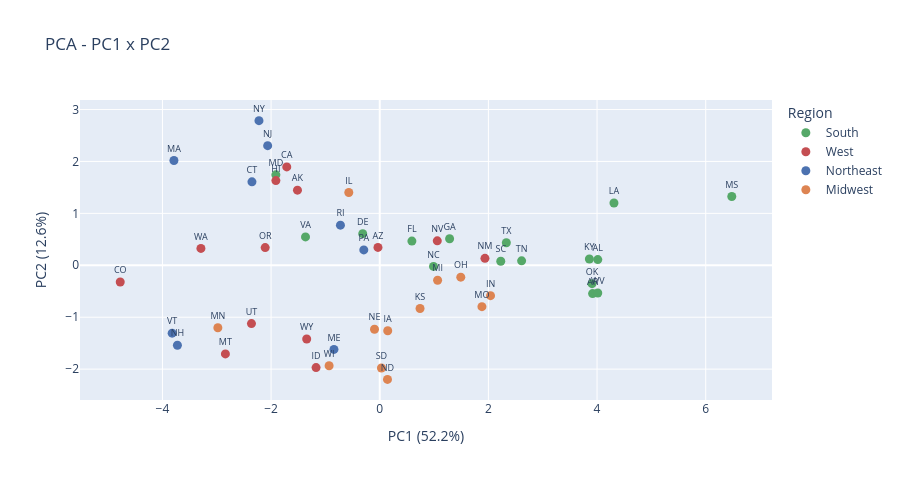

Here is the notebook cell this chart was saved with:
### Code cell
df_pca = df_state[["LocationDesc", "LocationAbbr", "Region", "Division"]].copy()
df_pca["PC1"] = X_pca[:, 0]
df_pca["PC2"] = X_pca[:, 1]
for col in ["Obesity", "NoActivity", "mediana_dochodu_gosp_dom"]:
    df_pca[col] = df_state[col].values

hover = {
    "LocationDesc": True,
    "Obesity": ":.1f",
    "NoActivity": ":.1f",
    "mediana_dochodu_gosp_dom": ":,.0f",
}

fig1 = px.scatter(
    df_pca,
    x="PC1",
    y="PC2",
    text="LocationAbbr",
    color="Region",
    color_discrete_map=PALETTE,
    hover_data=hover,
    labels={
        "PC1": f"PC1 ({explained[0]*100:.1f}%)",
        "PC2": f"PC2 ({explained[1]*100:.1f}%)",
    },
    title="PCA - PC1 x PC2",
)
fig1.update_traces(textposition="top center", textfont_size=9, marker_size=9)
fig1.update_layout(height=480)
fig1.show()

### Figure 1 — Plotly figure (JSON) as saved in the notebook; plotly's stock layout.template omitted (floating-point values rounded to 4 significant figures)
{"data": [{"customdata": [["Alabama", 36.15, 31.1, 50800.0], ["Arkansas", 37.25, 31.1, 48007], ["Delaware", 33.95, 26.7, 67490.0], ["Florida", 28.85, 26.65, 57340.0], ["Georgia", 32.8, 27.05, 60368], ["Kentucky", 36.55, 32.6, 51271], ["Louisiana", 36.35, 31.35, 49489], ["Maryland", 31.6, 23.15, 84990], ["Mississippi", 40.15, 34.85, 45250.0], ["North Carolina", 33.5, 25.1, 55598], ["Oklahoma", 35.8, 30.6, 53190.0], ["South Carolina", 34.85, 27.75, 54270.0], ["Tennessee", 35.45, 30.5, 54223], ["Texas", 34.4, 26.4, 62330.0], ["Virginia", 31.15, 23.65, 74520.0], ["West Virginia", 39.6, 29.7, 46470.0]], "hovertemplate": "Region=South<br>PC1 (52.2%)=%{x}<br>PC2 (12.6%)=%{y}<br>LocationAbbr=%{text}<br>LocationDesc=%{customdata[0]}<br>Obesity=%{customdata[1]:.1f}<br>NoActivity=%{customdata[2]:.1f}<br>mediana_dochodu_gosp_dom=%{customdata[3]:,.0f}<extra></extra>", "legendgroup": "South", "marker": {"color": "#55A868", "size": 9, "symbol": "circle"}, "mode": "markers+text", "name": "South", "orientation": "v", "showlegend": true, "text": ["AL", "AR", "DE", "FL", "GA", "KY", "LA", "MD", "MS", "NC", "OK", "SC", "TN", "TX", "VA", "WV"], "textfont": {"size": 9}, "textposition": "top center", "type": "scatter", "x": [4.013, 3.918, -0.3132, 0.5918, 1.286, 3.859, 4.311, -1.912, 6.48, 0.9895, 3.908, 2.227, 2.611, 2.33, -1.367, 4.013], "xaxis": "x", "y": [0.11, -0.5454, 0.6087, 0.4657, 0.5112, 0.1211, 1.199, 1.741, 1.325, -0.02171, -0.3533, 0.07832, 0.0858, 0.4332, 0.5464, -0.5328], "yaxis": "y"}, {"customdata": [["Alaska", 30, 20.65, 74900.0], ["Arizona", 30.45, 23.1, 60650.0], ["California", 26, 21.7, 77860.0], ["Colorado", 23.4, 17.55, 74540], ["Hawaii", 24.95, 22.15, 81657], ["Idaho", 28.95, 22.15, 58291], ["Montana", 27.6, 21.2, 56240.0], ["Nevada", 30.05, 25.4, 60961], ["New Mexico", 32, 23.8, 49557], ["Oregon", 29.45, 21.6, 65242], ["Utah", 28.5, 18, 73597], ["Washington", 28.5, 18.4, 76380], ["Wyoming", 29.35, 23.15, 63290.0]], "hovertemplate": "Region=West<br>PC1 (52.2%)=%{x}<br>PC2 (12.6%)=%{y}<br>LocationAbbr=%{text}<br>LocationDesc=%{customdata[0]}<br>Obesity=%{customdata[1]:.1f}<br>NoActivity=%{customdata[2]:.1f}<br>mediana_dochodu_gosp_dom=%{customdata[3]:,.0f}<extra></extra>", "legendgroup": "West", "marker": {"color": "#C44E52", "size": 9, "symbol": "circle"}, "mode": "markers+text", "name": "West", "orientation": "v", "showlegend": true, "text": ["AK", "AZ", "CA", "CO", "HI", "ID", "MT", "NV", "NM", "OR", "UT", "WA", "WY"], "textfont": {"size": 9}, "textposition": "top center", "type": "scatter", "x": [-1.515, -0.03294, -1.711, -4.777, -1.912, -1.172, -2.841, 1.059, 1.936, -2.109, -2.361, -3.292, -1.345], "xaxis": "x", "y": [1.447, 0.3437, 1.894, -0.3221, 1.631, -1.97, -1.707, 0.4712, 0.1344, 0.3402, -1.123, 0.3257, -1.42], "yaxis": "y"}, {"customdata": [["Connecticut", 28.25, 22.95, 77590.0], ["Maine", 31.05, 26.3, 57263], ["Massachusetts", 25.45, 24.4, 82839], ["New Hampshire", 30.7, 21.6, 76462], ["New Jersey", 25.7, 28.5, 81740], ["New York", 27.35, 25.5, 69976], ["Pennsylvania", 32.05, 24.8, 62184], ["Rhode Island", 28.85, 25.9, 67750.0], ["Vermont", 27.05, 19.45, 61890.0]], "hovertemplate": "Region=Northeast<br>PC1 (52.2%)=%{x}<br>PC2 (12.6%)=%{y}<br>LocationAbbr=%{text}<br>LocationDesc=%{customdata[0]}<br>Obesity=%{customdata[1]:.1f}<br>NoActivity=%{customdata[2]:.1f}<br>mediana_dochodu_gosp_dom=%{customdata[3]:,.0f}<extra></extra>", "legendgroup": "Northeast", "marker": {"color": "#4C72B0", "size": 9, "symbol": "circle"}, "mode": "markers+text", "name": "Northeast", "orientation": "v", "showlegend": true, "text": ["CT", "ME", "MA", "NH", "NJ", "NY", "PA", "RI", "VT"], "textfont": {"size": 9}, "textposition": "top center", "type": "scatter", "x": [-2.352, -0.8431, -3.788, -3.724, -2.063, -2.223, -0.2938, -0.7235, -3.821], "xaxis": "x", "y": [1.607, -1.62, 2.017, -1.54, 2.303, 2.786, 0.2956, 0.7733, -1.308], "yaxis": "y"}, {"customdata": [["Illinois", 31.7, 25.1, 67110.0], ["Indiana", 34.7, 29.15, 56670.0], ["Iowa", 34.6, 24.7, 60823], ["Kansas", 34.8, 24.8, 60150.0], ["Michigan", 34.5, 24.6, 58140.0], ["Minnesota", 30.1, 20.2, 72454], ["Missouri", 34.9, 28.35, 55940.0], ["Nebraska", 34.1, 25.35, 61400.0], ["North Dakota", 34.95, 25.15, 64207], ["Ohio", 34.4, 26.85, 57380.0], ["South Dakota", 31.55, 27, 57900.0], ["Wisconsin", 33.1, 22.5, 62470.0]], "hovertemplate": "Region=Midwest<br>PC1 (52.2%)=%{x}<br>PC2 (12.6%)=%{y}<br>LocationAbbr=%{text}<br>LocationDesc=%{customdata[0]}<br>Obesity=%{customdata[1]:.1f}<br>NoActivity=%{customdata[2]:.1f}<br>mediana_dochodu_gosp_dom=%{customdata[3]:,.0f}<extra></extra>", "legendgroup": "Midwest", "marker": {"color": "#DD8452", "size": 9, "symbol": "circle"}, "mode": "markers+text", "name": "Midwest", "orientation": "v", "showlegend": true, "text": ["IL", "IN", "IA", "KS", "MI", "MN", "MO", "NE", "ND", "OH", "SD", "WI"], "textfont": {"size": 9}, "textposition": "top center", "type": "scatter", "x": [-0.5696, 2.039, 0.1469, 0.7419, 1.065, -2.98, 1.881, -0.09662, 0.1425, 1.491, 0.03115, -0.9322], "xaxis": "x", "y": [1.402, -0.5845, -1.261, -0.8329, -0.2876, -1.202, -0.7974, -1.231, -2.197, -0.2287, -1.979, -1.934], "yaxis": "y"}], "layout": {"height": 480, "legend": {"title": {"text": "Region"}, "tracegroupgap": 0}, "title": {"text": "PCA - PC1 x PC2"}, "xaxis": {"anchor": "y", "domain": [0, 1], "title": {"text": "PC1 (52.2%)"}}, "yaxis": {"anchor": "x", "domain": [0, 1], "title": {"text": "PC2 (12.6%)"}}}}
